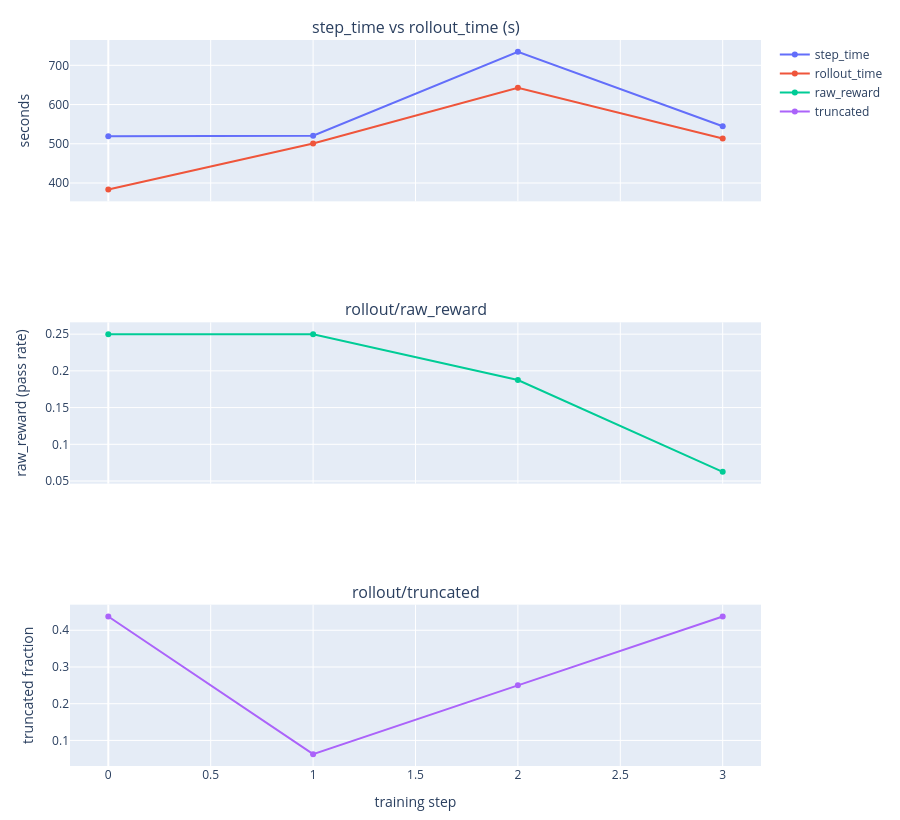

Here is the notebook cell this chart was saved with:
### Markdown cell above
## 8. Monitoring Training

One cell drives the whole run. Every refresh it prints, **pinned at the top so it never scrolls away**, the **W&B run link** (parsed from `train.log`) followed by a **live `train.log` tail**. Then:

- **During the rollout phase** (before the first training step finishes) it **reuses the rollout monitor** (`rollout_panel` from `notebook-monitoring/`) to show the per-sample turns/reward view.
- **After the first full rollout + training step**, it switches to the live, **hover-able** line charts below.

Live, **hover-able** line charts rendered **in the notebook** (so a non-W&B viewer sees the same curves), parsed from `train.log`:

- **Timing** — `step_time` (`perf/step_time`) vs `rollout_time` (`perf/rollout_time`).
- **Reward** — `rollout/raw_reward` (pass rate) per step.
- **Truncated** — `rollout/truncated` per step.

Hover any point to read its **Y value** (plotly; auto-installed on first run, `hovermode="x unified"` shows all series at that step). Below the charts: a per-step table (re-printed every refresh, so every step is shown) and the **turns-per-sample** for the latest rollout. Re-renders in place; **interrupt (stop) to end** — this only reads logs and does not affect training. These mirror the W&B `perf/*`, `rollout/*` series.

### Code cell
# Live training monitor: W&B link + train.log tail + current-step rollout panel +
# hover-able charts. Definitions live in notebook-monitoring/training_monitor.py. Interrupt to end.
import os, sys, importlib
sys.path.insert(0, os.path.join(
    os.environ.get("EX", os.path.join(os.getcwd(), "examples/experimental/qwen3-codecontests")),
    "notebook-monitoring"))
import rollout_monitor, training_monitor
importlib.reload(rollout_monitor); importlib.reload(training_monitor)
training_monitor.watch_training()

### Figure 1 — Plotly figure (JSON) as saved in the notebook; plotly's stock layout.template omitted (floating-point values rounded to 4 significant figures)
{"data": [{"mode": "lines+markers", "name": "step_time", "type": "scatter", "x": [0, 1, 2, 3], "xaxis": "x", "y": [519.3, 520.6, 734.4, 544.7], "yaxis": "y"}, {"mode": "lines+markers", "name": "rollout_time", "type": "scatter", "x": [0, 1, 2, 3], "xaxis": "x", "y": [383.3, 500.6, 642.8, 513.6], "yaxis": "y"}, {"mode": "lines+markers", "name": "raw_reward", "type": "scatter", "x": [0, 1, 2, 3], "xaxis": "x2", "y": [0.25, 0.25, 0.1875, 0.0625], "yaxis": "y2"}, {"mode": "lines+markers", "name": "truncated", "type": "scatter", "x": [0, 1, 2, 3], "xaxis": "x3", "y": [0.4375, 0.0625, 0.25, 0.4375], "yaxis": "y3"}], "layout": {"annotations": [{"font": {"size": 16}, "showarrow": false, "text": "step_time vs rollout_time (s)", "x": 0.5, "xanchor": "center", "xref": "paper", "y": 1, "yanchor": "bottom", "yref": "paper"}, {"font": {"size": 16}, "showarrow": false, "text": "rollout/raw_reward", "x": 0.5, "xanchor": "center", "xref": "paper", "y": 0.6111, "yanchor": "bottom", "yref": "paper"}, {"font": {"size": 16}, "showarrow": false, "text": "rollout/truncated", "x": 0.5, "xanchor": "center", "xref": "paper", "y": 0.2222, "yanchor": "bottom", "yref": "paper"}], "height": 820, "hovermode": "x unified", "margin": {"b": 45, "l": 70, "r": 20, "t": 40}, "xaxis": {"anchor": "y", "domain": [0, 1], "matches": "x3", "showticklabels": false}, "xaxis2": {"anchor": "y2", "domain": [0, 1], "matches": "x3", "showticklabels": false}, "xaxis3": {"anchor": "y3", "domain": [0, 1], "title": {"text": "training step"}}, "yaxis": {"anchor": "x", "domain": [0.7778, 1], "title": {"text": "seconds"}}, "yaxis2": {"anchor": "x2", "domain": [0.3889, 0.6111], "title": {"text": "raw_reward (pass rate)"}}, "yaxis3": {"anchor": "x3", "domain": [0, 0.2222], "title": {"text": "truncated fraction"}}}}
